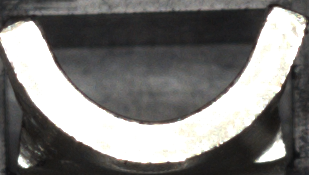
#> input picture ORBBFMatcher/images/2/images2_template.png, 309 x 175 px
$ python template_maker.py --image images/2/images2_template.png --output-template out.png
#> lines starting #> are read from the running program, lines starting #| are printed output that depends on the picture; after the words box and inside, x2 and y2 are one past the last pixel; in counts of white or black regions, pixels touching at a corner belong together
from __future__ import annotations

import argparse
import json
from dataclasses import dataclass, field
from pathlib import Path
import sys

import cv2
import numpy as np


@dataclass
class TemplateSelection:
    selection_type: str
    bbox: tuple[int, int, int, int]
    polygon_points: list[tuple[int, int]] = field(default_factory=list)


def parse_args() -> argparse.Namespace:
    parser = argparse.ArgumentParser(
        description="Create a template image and mask from a rectangle or polygon selection."
    )
    parser.add_argument("--image", required=True, help="Source image path.")
    parser.add_argument(
        "--output-template",
        required=True,
        help="Output template path. PNG can store transparent alpha.",
    )
    parser.add_argument(
        "--output-mask",
        help="Optional output mask path. Default: <template_stem>_mask.png",
    )
    parser.add_argument(
        "--output-preview",
        help="Optional output preview path. Default: <template_stem>_preview.png",
    )
    parser.add_argument(
        "--output-meta",
        help="Optional output metadata path. Default: <template_stem>.json",
    )
    parser.add_argument(
        "--mode",
        choices=("polygon", "rect"),
        default="polygon",
        help="Initial interactive selection mode. Default: polygon",
    )
    parser.add_argument(
        "--rect",
        help="Create without GUI using x,y,w,h in source-image coordinates.",
    )
    parser.add_argument(
        "--polygon",
        help="Create without GUI using x1,y1,x2,y2,... in source-image coordinates.",
    )
    parser.add_argument(
        "--display-max-width",
        type=int,
        default=1600,
        help="Max preview width for the interactive window. Default: 1600",
    )
    parser.add_argument(
        "--display-max-height",
        type=int,
        default=1000,
        help="Max preview height for the interactive window. Default: 1000",
    )
    return parser.parse_args()


def load_image(path: str) -> np.ndarray:
#> called with path = 'images/2/images2_template.png'
    image = cv2.imread(path, cv2.IMREAD_COLOR)
#> image is the input picture: shape (175, 309, 3); mean B, G, R 120, 121.5, 122.7
    if image is None:
        raise FileNotFoundError(f"Unable to read image: {path}")
    return image


def clamp_point(x: int, y: int, width: int, height: int) -> tuple[int, int]:
    return max(0, min(x, width - 1)), max(0, min(y, height - 1))


# [81 lines left out: functions parse_rect, parse_polygon, normalize_bbox, bounding_box_from_points, create_mask, crop_to_mask and 1 more, not called in this run]


def derive_output_path(template_path: Path, suffix: str) -> Path:
    return template_path.with_name(f"{template_path.stem}{suffix}")


# [51 lines left out: function write_outputs, not called in this run]


class InteractiveTemplateMaker:
    def __init__(
        self,
        image: np.ndarray,
        initial_mode: str,
        display_max_width: int,
        display_max_height: int,
    ) -> None:
#> called with initial_mode = 'polygon', display_max_width = 1600, display_max_height = 1000
        self.image = image
        image_height, image_width = image.shape[:2]
#> image_height = 175; image_width = 309
        self.scale = min(
            display_max_width / image_width,
            display_max_height / image_height,
            1.0,
        )
#> self.scale = 1
        display_width = max(1, int(round(image_width * self.scale)))
#> display_width = 309
        display_height = max(1, int(round(image_height * self.scale)))
#> display_height = 175
        interpolation = cv2.INTER_AREA if self.scale < 1.0 else cv2.INTER_LINEAR
#> interpolation = 1
        self.display_image = cv2.resize(
            image,
            (display_width, display_height),
            interpolation=interpolation,
        )
        self.window_name = "Template Maker"
        self.mode = initial_mode
        self.show_help = True
        self.rect_start: tuple[int, int] | None = None
        self.rect_end: tuple[int, int] | None = None
        self.dragging_rect = False
        self.polygon_points: list[tuple[int, int]] = []
        self.polygon_closed = False
        self.cursor_point: tuple[int, int] | None = None

    # [7 lines left out: function display_to_image, not called in this run]

    def image_to_display(self, point: tuple[int, int]) -> tuple[int, int]:
        return int(round(point[0] * self.scale)), int(round(point[1] * self.scale))

    # [26 lines left out: functions clear_selection, build_selection, not called in this run]

    def close_polygon(self) -> None:
        if len(self.polygon_points) >= 3:
            self.polygon_closed = True

    # [20 lines left out: function mouse_callback, not called in this run]

    def render(self) -> np.ndarray:
        canvas = self.display_image.copy()

        if self.rect_start and self.rect_end:
            start = self.image_to_display(self.rect_start)
            end = self.image_to_display(self.rect_end)
            cv2.rectangle(canvas, start, end, (0, 255, 0), 2, cv2.LINE_AA)

        if self.polygon_points:
            polygon_display = np.array(
                [self.image_to_display(point) for point in self.polygon_points],
                dtype=np.int32,
            )
            cv2.polylines(
                canvas,
                [polygon_display],
                self.polygon_closed,
                (0, 255, 255),
                2,
                cv2.LINE_AA,
            )
            for point in polygon_display:
                cv2.circle(canvas, tuple(point), 4, (0, 0, 255), thickness=-1)

            if not self.polygon_closed and self.cursor_point is not None:
                last_point = self.image_to_display(self.polygon_points[-1])
                cursor_display = self.image_to_display(self.cursor_point)
                cv2.line(
                    canvas,
                    last_point,
                    cursor_display,
                    (255, 255, 0),
                    1,
                    cv2.LINE_AA,
                )

        if self.show_help:
            lines = [
                f"mode: {self.mode}",
                "r: rect mode",
                "p: polygon mode",
                "left drag: draw rect",
                "left click: add polygon point",
                "right click / Enter: close polygon",
                "u: undo polygon point",
                "c: clear selection",
                "s: save",
                "h: toggle help",
                "q or Esc: quit",
            ]
            for index, line in enumerate(lines):
                y = 24 + index * 22
                cv2.putText(
                    canvas,
                    line,
                    (12, y),
                    cv2.FONT_HERSHEY_SIMPLEX,
                    0.6,
                    (0, 0, 0),
                    2,
                    cv2.LINE_AA,
                )
                cv2.putText(
                    canvas,
                    line,
                    (12, y),
                    cv2.FONT_HERSHEY_SIMPLEX,
                    0.6,
                    (255, 255, 255),
                    1,
                    cv2.LINE_AA,
                )
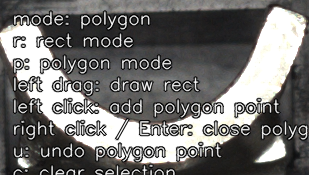
#> canvas: shape (175, 309, 3); mean B, G, R 111.1, 112.3, 113.2
        return canvas

    def run(self) -> TemplateSelection | None:
        cv2.namedWindow(self.window_name, cv2.WINDOW_NORMAL)
        cv2.setMouseCallback(self.window_name, self.mouse_callback)

        while True:
            cv2.imshow(self.window_name, self.render())
            key = cv2.waitKey(20) & 0xFF
#> (key q is pressed here)

            if key == 255:
                continue
            if key in (27, ord("q")):
                cv2.destroyAllWindows()
                return None
            if key == ord("h"):
                self.show_help = not self.show_help
            elif key == ord("r"):
                self.mode = "rect"
                self.clear_selection()
            elif key == ord("p"):
                self.mode = "polygon"
                self.clear_selection()
            elif key == ord("c"):
                self.clear_selection()
            elif key == ord("u") and self.mode == "polygon" and not self.polygon_closed:
                if self.polygon_points:
                    self.polygon_points.pop()
            elif key in (13, 10, 32) and self.mode == "polygon":
                self.close_polygon()
            elif key == ord("s"):
                selection = self.build_selection()
                if selection is not None:
                    cv2.destroyAllWindows()
                    return selection


def resolve_selection(
    args: argparse.Namespace, image: np.ndarray
) -> TemplateSelection | None:
    if args.rect and args.polygon:
        raise ValueError("Use either --rect or --polygon, not both")

    if args.rect:
        return parse_rect(args.rect, image.shape)
    if args.polygon:
        return parse_polygon(args.polygon, image.shape)

    selector = InteractiveTemplateMaker(
        image=image,
        initial_mode=args.mode,
        display_max_width=args.display_max_width,
        display_max_height=args.display_max_height,
    )
    return selector.run()


def main() -> int:
    args = parse_args()
    try:
        image_path = Path(args.image)
        image = load_image(args.image)

        output_template = Path(args.output_template)
        output_mask = Path(args.output_mask) if args.output_mask else derive_output_path(
            output_template, "_mask.png"
        )
        output_preview = (
            Path(args.output_preview)
            if args.output_preview
            else derive_output_path(output_template, "_preview.png")
        )
        output_meta = Path(args.output_meta) if args.output_meta else derive_output_path(
            output_template, ".json"
        )

        selection = resolve_selection(args, image)
        if selection is None:
            print("Template creation cancelled.", file=sys.stderr)
            return 1

        write_outputs(
            source_image=image,
            source_path=image_path,
            selection=selection,
            output_template=output_template,
            output_mask=output_mask,
            output_preview=output_preview,
            output_meta=output_meta,
        )
    except (FileNotFoundError, ValueError, cv2.error) as exc:
        print(exc, file=sys.stderr)
        return 1

    return 0


if __name__ == "__main__":
#> (the run stopped early here; a loop or call above may not have finished)

$ run again, on image-11.png
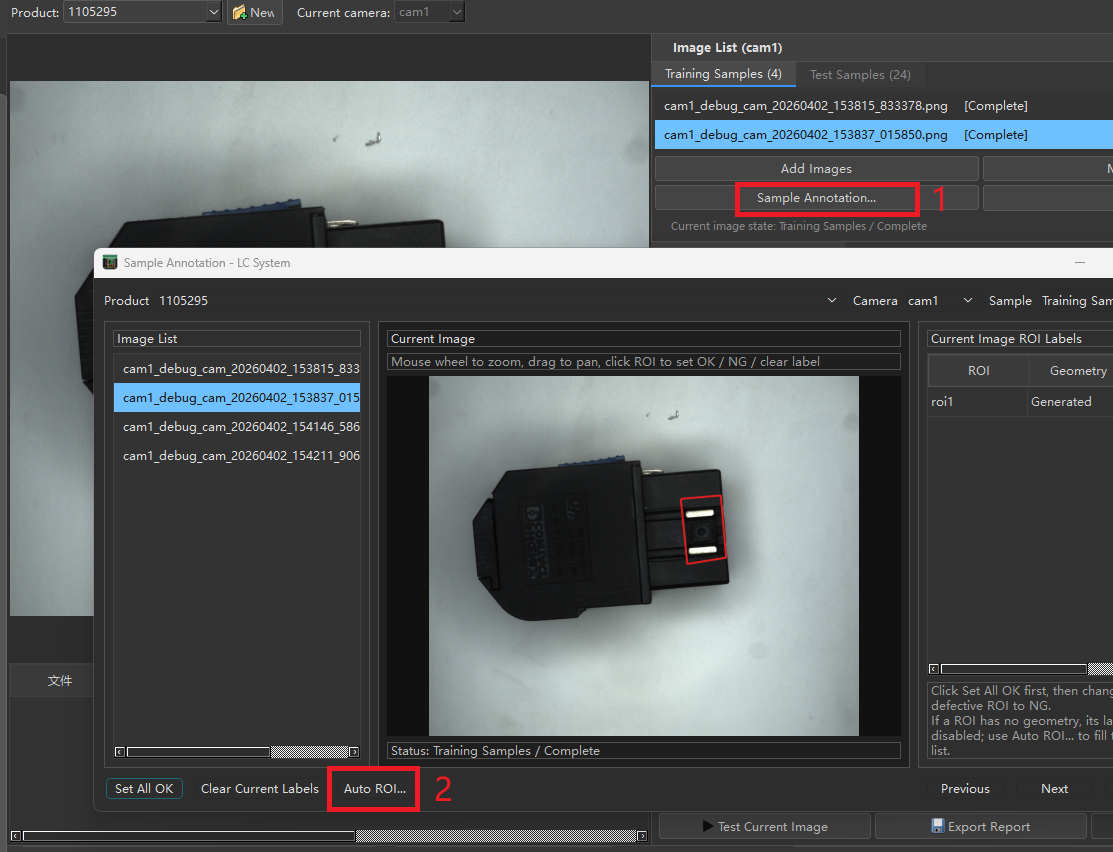
#> input picture image-11.png, 1113 x 852 px
#> in load_image, image is the input picture: shape (852, 1113, 3); mean B, G, R 92.9, 91.7, 87.9
#> after the loop in render, `for index, line in enumerate(lines):`:
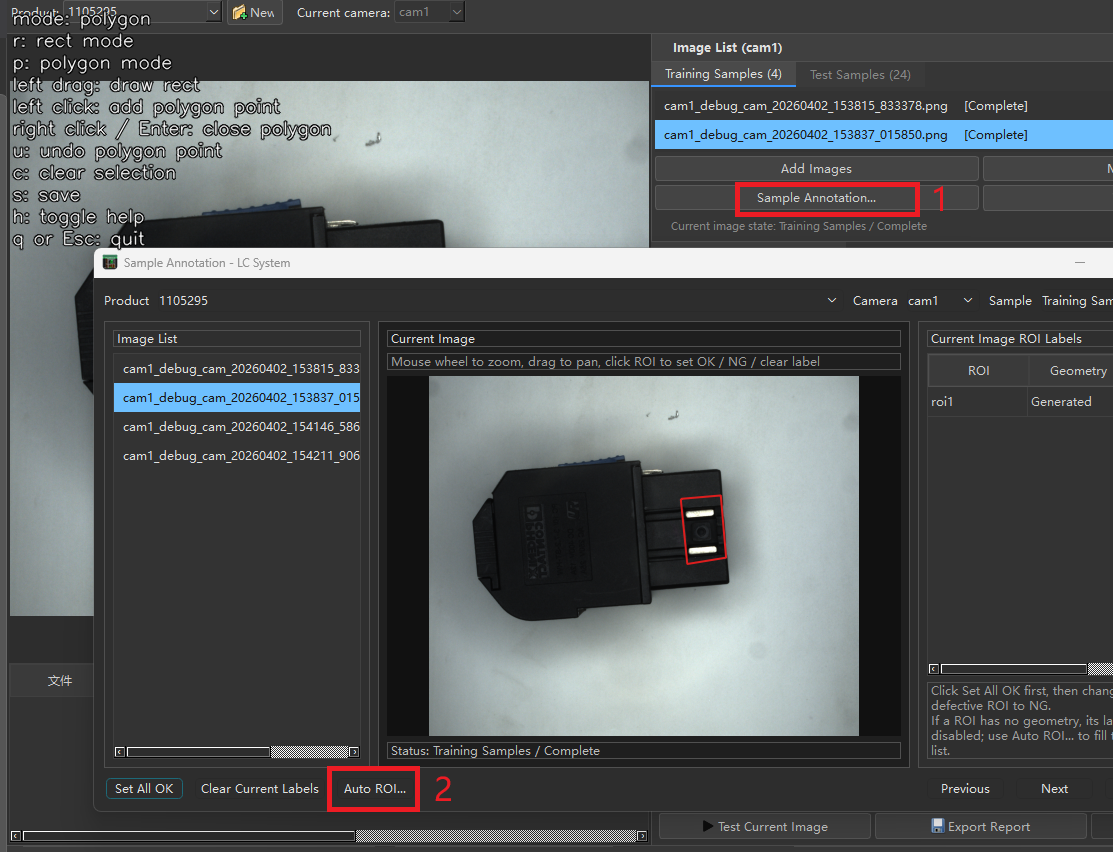
#> canvas: shape (852, 1113, 3); 2.19% of pixels changed, all inside (x1, y1, x2, y2) = (11, 10, 332, 251)
